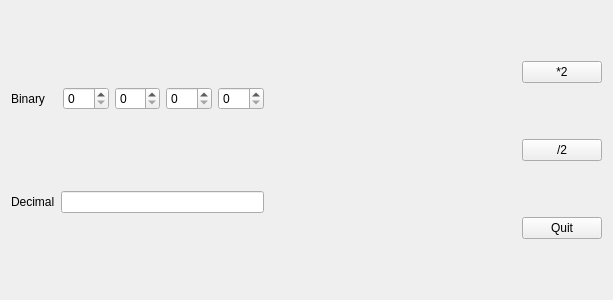
<?xml version="1.0" encoding="UTF-8"?>
<ui version="4.0">
 <class>BinaryWidget</class>
 <widget class="QWidget" name="BinaryWidget">
  <property name="geometry">
   <rect>
    <x>0</x>
    <y>0</y>
    <width>613</width>
    <height>300</height>
   </rect>
  </property>
  <property name="windowTitle">
   <string>BinaryWidget</string>
  </property>
  <layout class="QHBoxLayout" name="horizontalLayout_3">
   <item>
    <layout class="QVBoxLayout" name="verticalLayout_2">
     <item>
      <spacer name="verticalSpacer_2">
       <property name="orientation">
        <enum>Qt::Vertical</enum>
       </property>
       <property name="sizeHint" stdset="0">
        <size>
         <width>20</width>
         <height>40</height>
        </size>
       </property>
      </spacer>
     </item>
     <item>
      <layout class="QHBoxLayout" name="horizontalLayout">
       <item>
        <widget class="QLabel" name="label">
         <property name="text">
          <string>Binary</string>
         </property>
        </widget>
       </item>
       <item>
        <widget class="QSpinBox" name="binarySpin1">
         <property name="maximum">
          <number>1</number>
         </property>
        </widget>
       </item>
       <item>
        <widget class="QSpinBox" name="binarySpin2">
         <property name="maximum">
          <number>1</number>
         </property>
        </widget>
       </item>
       <item>
        <widget class="QSpinBox" name="binarySpin3">
         <property name="maximum">
          <number>1</number>
         </property>
        </widget>
       </item>
       <item>
        <widget class="QSpinBox" name="binarySpin4">
         <property name="maximum">
          <number>1</number>
         </property>
        </widget>
       </item>
      </layout>
     </item>
     <item>
      <spacer name="verticalSpacer">
       <property name="orientation">
        <enum>Qt::Vertical</enum>
       </property>
       <property name="sizeHint" stdset="0">
        <size>
         <width>20</width>
         <height>40</height>
        </size>
       </property>
      </spacer>
     </item>
     <item>
      <layout class="QHBoxLayout" name="horizontalLayout_2">
       <item>
        <widget class="QLabel" name="label_2">
         <property name="text">
          <string>Decimal</string>
         </property>
        </widget>
       </item>
       <item>
        <widget class="QLineEdit" name="binaryLine">
         <property name="readOnly">
          <bool>true</bool>
         </property>
        </widget>
       </item>
      </layout>
     </item>
     <item>
      <spacer name="verticalSpacer_3">
       <property name="orientation">
        <enum>Qt::Vertical</enum>
       </property>
       <property name="sizeHint" stdset="0">
        <size>
         <width>20</width>
         <height>40</height>
        </size>
       </property>
      </spacer>
     </item>
    </layout>
   </item>
   <item>
    <spacer name="horizontalSpacer">
     <property name="orientation">
      <enum>Qt::Horizontal</enum>
     </property>
     <property name="sizeHint" stdset="0">
      <size>
       <width>179</width>
       <height>20</height>
      </size>
     </property>
    </spacer>
   </item>
   <item>
    <layout class="QVBoxLayout" name="verticalLayout">
     <item>
      <widget class="QPushButton" name="mnozButton">
       <property name="text">
        <string>*2</string>
       </property>
      </widget>
     </item>
     <item>
      <widget class="QPushButton" name="dzielButton">
       <property name="text">
        <string>/2</string>
       </property>
      </widget>
     </item>
     <item>
      <widget class="QPushButton" name="exitButton">
       <property name="text">
        <string>Quit</string>
       </property>
      </widget>
     </item>
    </layout>
   </item>
  </layout>
 </widget>
 <layoutdefault spacing="6" margin="11"/>
 <resources/>
 <connections>
  <connection>
   <sender>exitButton</sender>
   <signal>clicked()</signal>
   <receiver>BinaryWidget</receiver>
   <slot>close()</slot>
   <hints>
    <hint type="sourcelabel">
     <x>535</x>
     <y>231</y>
    </hint>
    <hint type="destinationlabel">
     <x>439</x>
     <y>217</y>
    </hint>
   </hints>
  </connection>
 </connections>
</ui>
